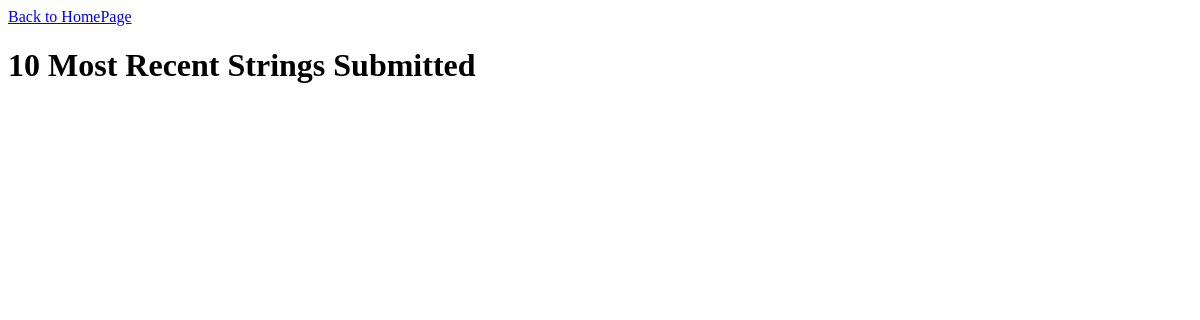
Before: /history/ with the older database file.
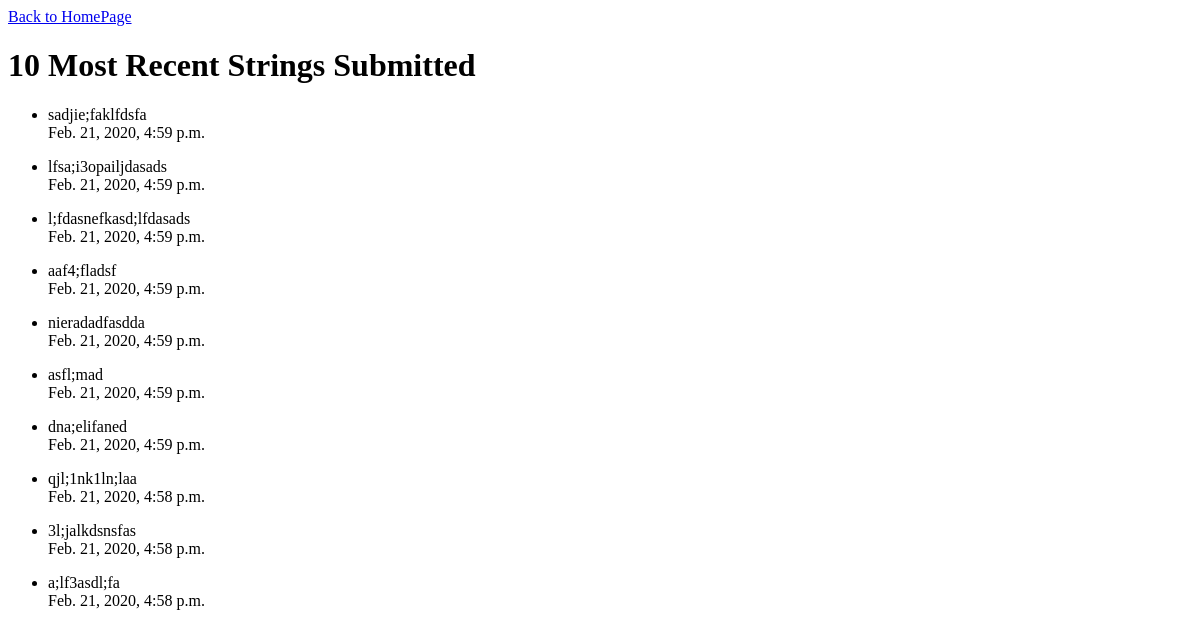
After: the same page with the newer database file.
### cowsay/models.py (models this page shows)
class History(models.Model):
    text = models.CharField(max_length=50, blank=True)
    date = models.DateTimeField(default=timezone.now)

### cowsay/views.py (the view)
# urls.py: path('history/', views.history)
def history(request):
    moose = History.objects.order_by("-date")[:10]
    print(type(moose))
    return render(request, "history.html", {"moose": moose})

### cowsay/templates/history.html
<a href="/">Back to HomePage</a>
<h1>10 Most Recent Strings Submitted</h1>
{% for each in moose %}
<p>
    <ul>
        <li>{{each.text}}<br>{{each.date}}</li>
    </ul>
</p>
{% endfor %}

Changed rows visible on the page:
added History: text "sadjie;faklfdsfa", date "Feb. 21, 2020, 4:59 p.m."
added History: text "lfsa;i3opailjdasads", date "Feb. 21, 2020, 4:59 p.m."
added History: text "l;fdasnefkasd;lfdasads", date "Feb. 21, 2020, 4:59 p.m."
added History: text "aaf4;fladsf", date "Feb. 21, 2020, 4:59 p.m."
added History: text "nieradadfasdda", date "Feb. 21, 2020, 4:59 p.m."
added History: text "asfl;mad", date "Feb. 21, 2020, 4:59 p.m."
added History: text "dna;elifaned", date "Feb. 21, 2020, 4:59 p.m."
added History: text "qjl;1nk1ln;laa", date "Feb. 21, 2020, 4:58 p.m."
added History: text "3l;jalkdsnsfas", date "Feb. 21, 2020, 4:58 p.m."
added History: text "a;lf3asdl;fa", date "Feb. 21, 2020, 4:58 p.m."
